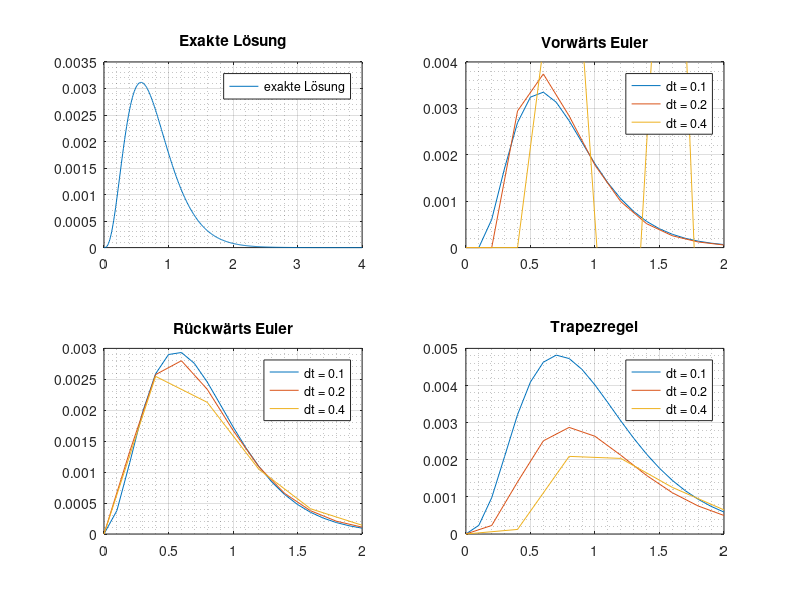

The MATLAB script that drew this image:
%Blatt 6
%Aufgabe 1

clc; clear all; close all;

%% Einschritt-Theta-Verfahren
%dphi/dt = t²*e^(-5t) - 6phi

t1 = 0:0.1:2;
t2 = 0:0.2:2;
t4 = 0:0.4:2;

phi_VE1 = zeros(length(t1),1);
phi_RE1 = phi_VE1;
phi_TR1 = phi_VE1;

phi_VE2 = zeros(length(t2),1);
phi_RE2= phi_VE2;
phi_TR2 = phi_VE2;

phi_VE4 = zeros(length(t4),1);
phi_RE4 = phi_VE4;
phi_TR4 = phi_VE4;

%% dt = 0.1

for i = 2:length(t1)
    phi_VE1(i) = phi_VE1(i-1) + 0.1*(t1(i-1)^2*exp(-5*t1(i-1))-6*phi_VE1(i-1));
    phi_RE1(i) = 1/1.6 * phi_RE1(i-1) + 1/16 * t1(i)^2*exp(-5*t1(i));
    phi_TR1(i) = 1/1.3*(phi_TR1(i-1)+0.05*(t1(i-1)^2*exp(-5*t1(i-1))+t1(i)^2*exp(-5*t1(i))));
end


%% dt = 0.2

for i = 2:length(t2)
    phi_VE2(i) = phi_VE2(i-1) + 0.2*(t2(i-1)^2*exp(-5*t2(i-1))-6*phi_VE2(i-1));
    phi_RE2(i) = 1/2.2*(phi_RE2(i-1) + 0.2 * t2(i)^2*exp(-5*t2(i)));
    phi_TR2(i) = 1/1.6*(phi_TR2(i-1)+0.1*(t2(i-1)^2*exp(-5*t2(i-1))+t1(i)^2*exp(-5*t2(i))));
end

%% dt = 0.2

for i = 2:length(t4)
    phi_VE4(i) = phi_VE4(i-1) + 0.4*(t4(i-1)^2*exp(-5*t4(i-1))-6*phi_VE4(i-1));
    phi_RE4(i) = 1/3.4* (phi_RE4(i-1) + 0.4 * t4(i)^2*exp(-5*t4(i)));
    phi_TR4(i) = 1/2.2*(phi_TR4(i-1)+0.2*(t4(i-1)^2*exp(-5*t4(i-1))+t1(i)^2*exp(-5*t4(i))));
end

%% exakte Lösung

tex = 0:0.01:4;
phiex = exp(-5*tex).*(tex.^2-2*tex+2)-2*exp(-6*tex);

%% Plots
subplot(2,2,1);
plot(tex,phiex);
title('Exakte Lösung');
grid on;
grid minor;
legend('exakte Lösung');

subplot(2,2,2);
plot(t1, phi_VE1, t2, phi_VE2, t4, phi_VE4); 
axis([0 2 0 4e-3]);
title('Vorwärts Euler');
grid on;
grid minor;
legend('dt = 0.1','dt = 0.2','dt = 0.4');

subplot(2,2,3);
plot(t1, phi_RE1, t2, phi_RE2, t4, phi_RE4);
title('Rückwärts Euler');
grid on;
grid minor;
legend('dt = 0.1','dt = 0.2','dt = 0.4');

subplot(2,2,4);
plot(t1, phi_TR1, t2, phi_TR2, t4, phi_TR4);
title('Trapezregel');
grid on;
grid minor;
legend('dt = 0.1','dt = 0.2','dt = 0.4');
